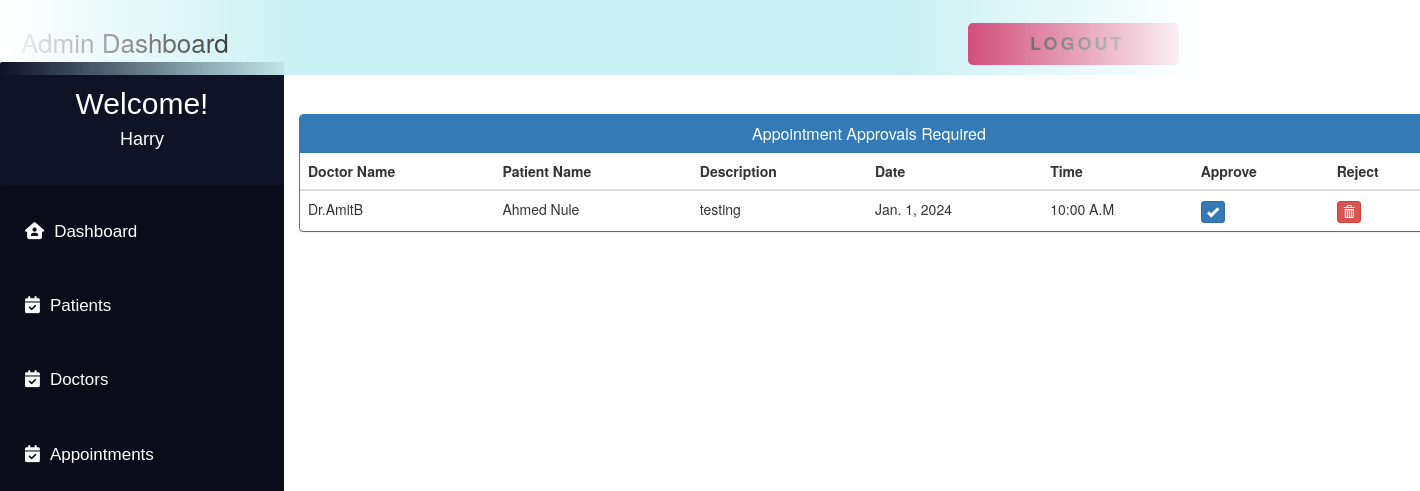
Screenshot of /admin_approve_appointment/ (signed in) with the database file from the repository.
### MyApp/models.py (models this page shows, shortened)
class Appointment(models.Model):
    patientId = models.PositiveIntegerField(null=True)
    doctorId = models.PositiveIntegerField(null=True)
    patientName = models.CharField(max_length=40, null=True)
    doctorName = models.CharField(max_length=40, null=True)
    appointmentDate = models.DateField(null=False)
    description = models.TextField(max_length=500)
    status = models.BooleanField(default=False)
    time = models.CharField(max_length=10, choices=Time, default="")

### MyApp/views.py (the view)
# urls.py: path('admin_approve_appointment/', views.admin_approve_appointment,
@login_required(login_url='adminlogin')
def admin_approve_appointment(request):
    appointments = Appointment.objects.all().filter(status=False)
    return render(request, 'MyApp/admin_approve_appointment.html', {'appointments': appointments})

### templates/MyApp/admin_approve_appointment.html (shortened to what this page needs)
<!DOCTYPE html>
<html lang="en">
<head>
    <link href="//netdna.bootstrapcdn.com/bootstrap/3.0.0/css/bootstrap.min.css" rel="stylesheet" id="bootstrap-css">
</head>
<body>
    {% include 'MyApp/admin_base.html' %}
    <div class="container"  style="margin-left:20%; margin-top:8%">
        <div class="panel panel-primary">
            <div class="panel-heading">
            <h6 class="panel-title">Appointment Approvals Required</h6>
            </div>
            <table class="table table-hover" id="dev-table">
                <thead>
                    <tr>
                    <th>Doctor Name</th>
                    <th>Patient Name</th>
                    <th>Description</th>
                    <th>Date</th>
                    <th>Time</th>
                    <th>Approve</th>
                    <th>Reject</th>
                    </tr>
                </thead>
                {% for a in appointments %}
                <tr>
                    <td> {{a.doctorName}}</td>
                    <td>{{a.patientName}}</td>
                    <td>{{a.description}}</td>
                    <td>{{a.appointmentDate}}</td>
                    <td>{{a.time}}</td>
                    <td><a class="btn btn-primary btn-xs" href="{% url 'MyApp:approve_appointment' a.id  %}"><span class="glyphicon glyphicon-ok"></span></a></td>
                    <td><a class="btn btn-danger btn-xs" href="{% url 'MyApp:reject_appointment' a.id  %}"><span class="glyphicon glyphicon-trash"></span></a></td>
                </tr>
                {% endfor %}
            </table>
        </div>
    </div>
</body>

### templates/MyApp/admin_base.html (shortened to what this page needs)
<!DOCTYPE html>
<html lang="en">
<head>
</head>
<body>
    <div class="navbar">
        <a>Admin Dashboard</a>
        <button>
            <span class="label"><a href="{% url 'MyApp:logout' %}" class="logoutbtn"
                    style="font-size:18px; text-align: center;">Logout</a></span>
        </button>
    </div>
    <div class="sidebar">
        <div class="userprofile">
            <h2 style="color:white; font-family:sans-serif; padding-top:25px; text-align:center; margin:0px;">Welcome!
            </h2>
            <h4 style="color:white; font-family:sans-serif; text-align:center; padding-bottom:35px;">
                {{request.user.username}}</h4>
        </div>
        <a href="{% url 'MyApp:admin_dashboard' %}"><i class="fa-solid fa-house-user"></i>Dashboard</a>
        <a href="{% url 'MyApp:admin_patient' %}"><i class="fa-solid fa-calendar-check"></i>Patients</a>
        <a href="{% url 'MyApp:admin_doctor' %}"><i class="fa-solid fa-calendar-check"></i>Doctors</a>
        <a href="{% url 'MyApp:admin_appointment' %}"><i class="fa-solid fa-calendar-check"></i>Appointments</a>
    </div>
</body>
</html>

### templates/MyApp/admin_base.html (style rules this page uses)
body { background-color: rgb(255, 255, 255); padding: 0px; margin-top: 0px; margin-left: 0px; margin-right: 0px; margin-bottom: 0px; }
.navbar { overflow: hidden; height: 75px; width: 100%; padding-top: 22px; z-index: 1; top: 0; position: fixed; display: block; max-width: 1200px; mask-image: linear-gradient(90deg, rgba(255, 255, 255, 0) 0%, #ffffff 25%, #ffffff 75%, rgba(255, 255, 255, 0) 100%); margin: 0 auto; background-color: #caf1f3; }
.navbar a { float: left; display: block; font-size: 26px; color: black; text-align: center; padding-left: 20px; text-decoration: none; }
.sidebar .userprofile { background-color: #0e1326; border-radius: 2px !important; margin-top: -5px; }
.sidebar { padding-top: 0px; border-radius: 15px !important; width: 20%; align-items: center; height: 100%; background-color: #0a0d19; font-family: sans-serif; font-size: 17px; font-weight: normal; position: fixed; top: 67px; left: 0; bottom: 0; }
.sidebar i { padding-right: 10px; }
.sidebar a { display: block; color: white; padding: 25px; text-decoration: none; }
button { float: right; position: relative; font-size: 14px; letter-spacing: 3px; height: 3em; padding: 0 3em; border: none; background-color: #c41b54; color: #fff; text-transform: uppercase; overflow: hidden; border-radius: 5px; margin-right: 20px; }
button::before { content: ''; display: block; position: absolute; z-index: 0; bottom: 0; left: 0; height: 0px; width: 100%; background: rgb(196, 27, 84); background: linear-gradient(90deg, rgba(196, 27, 84, 1) 20%, rgba(124, 7, 46, 1) 100%); transition: 0.2s; }
button .label { position: relative; }

### templates/MyApp/admin_approve_appointment.html (style rules this page uses)
a:link { text-decoration: none; }
h6 { text-align: center; }

### rows the page displays
Appointment: doctorName "Dr.AmitB", patientName "Ahmed Nule", description "testing", appointmentDate "Jan. 1, 2024", time "10:00 A.M"

### other values shown
{{ request.user.username }} "Harry"
